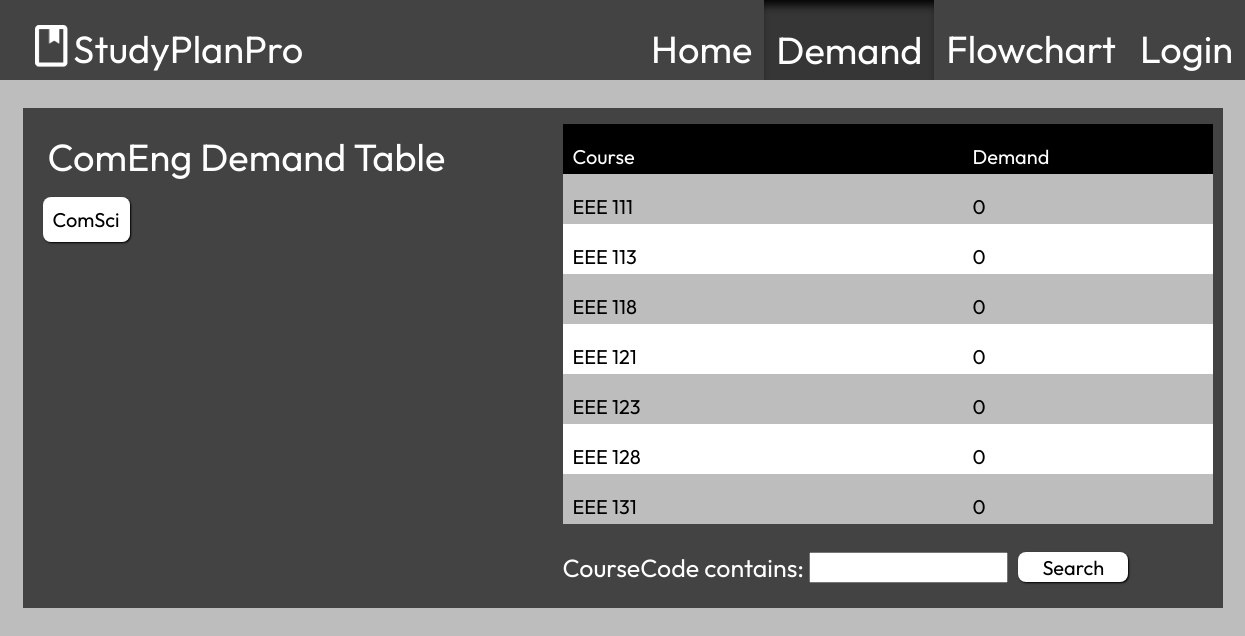
/demand/comeng/, run on an earlier commit of the app's database.
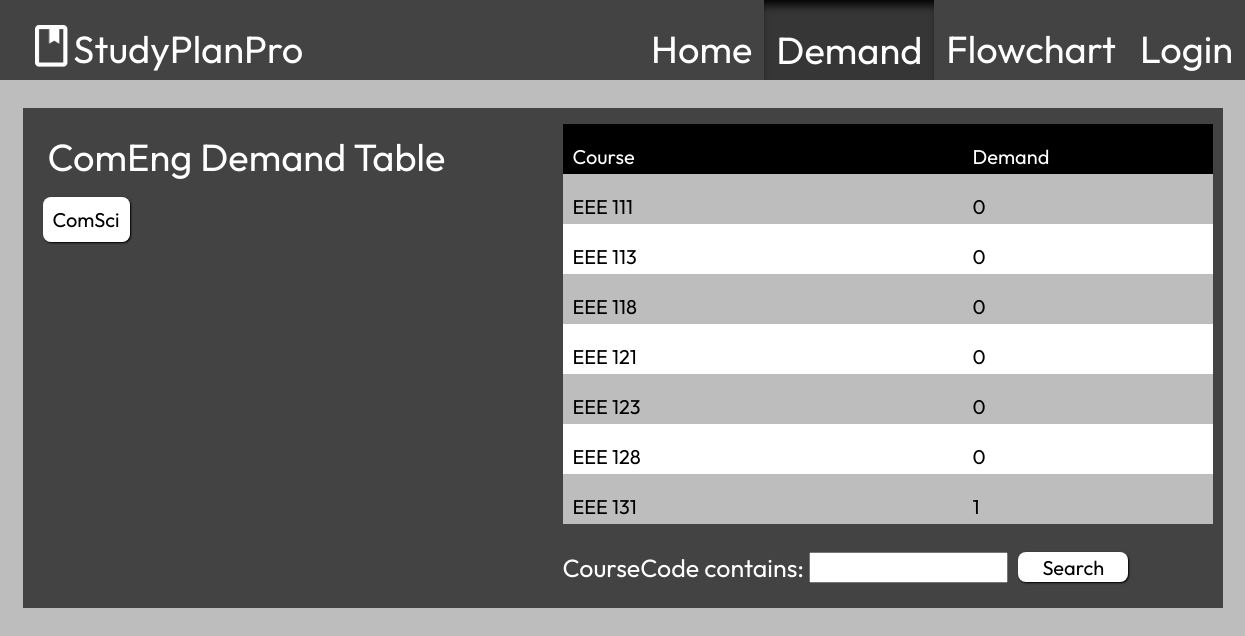
And on a later commit of the database.
### home/models.py (models this page shows, shortened)
class Course(models.Model):
    courseCode = models.CharField(max_length=30)
    courseTitle = models.CharField(max_length=100)
    shortDescription = models.CharField(max_length=500, blank=True)
    coursePrereq = models.ManyToManyField('self', blank=True, symmetrical=False, related_name="CoursePrereq")
    courseCoreq = models.ManyToManyField('self', blank=True, symmetrical=False, related_name="CourseCoreq")
    nominalCourseDifficultyReview = models.IntegerField(default=3, validators=[MinValueValidator(1), MaxValueValidator(5)])
    courseDemand = models.IntegerField(default=0)

### demand2/views.py (the view)
# urls.py: path('', views.view_demand, name="demand"),
def view_demand(request):
     if request.method == 'POST':
          course_review = request.POST['review_input']
          course = request.POST.get('review_course')
          course = Course.objects.get(courseCode=course)
          new_review = CourseReview(course=course, courseReview=course_review)
          new_review.save()
     course_list = Course.objects.filter(courseCode__startswith = "EEE") | Course.objects.filter(courseCode__startswith = 'CoE')           # FOR DATABASE FUNCTIONALITY
     searched_course = CourseFilter(request.GET, queryset=course_list)
     course_list = searched_course.qs
     context = {
          'course_list': course_list,
          'searched_course': searched_course
     }
     return render(request, 'demand2page.html', context)

### demand2/templates/demand2page.html (shortened to what this page needs)
<!DOCTYPE html>
<html>
    <head>
        {% load static %}
        {% load socialaccount %}
        <link href="{% static 'demand2_style.css' %}" rel="stylesheet"/>
    </head>
    <body>
        <div class="header">
            <img id="logo" src="{% static 'images/logo.png' %}">
            <h1 style="padding-left: 5px;">StudyPlanPro</h1>
            <div id="tabs_container">
                <a href="/home/" class="tabs"><h1>Home</h1></a>
                <button class="highlighted_tabs"><h1>Demand</h1></button>
                <a href="/flowchart/comeng/" class="tabs"><h1>Flowchart</h1></a>
                {% if user.is_authenticated %}
                <a href="/home/logout/" class="tabs"><h1>Logout</h1></a>
                {% else %}
                <a href="/home/login/" class="tabs"><h1>Login</h1></a>
                {% endif %}
            </div>
        </div>
        <div class="centered_div" style="padding-top: 100px;">
            <div id="demand_box">
                <div style="height: 200px; width: 500px;">
                    <h1 style="flex: 1; left: 25px; position: relative;">ComEng Demand Table</h1>
                    <a class="gray_button" style="background-color: #ffffff; color: #000000; padding: 10px; margin-left: 20px;" href="/demand/cs">ComSci</a>
                </div>
                <div id="list_container">
                    <ul id="list_header"><li class="demtable" style="background-color: #000000;"><p class="header_kid">Course</p><p class="header_kid">Demand</p></li></ul>
                    <ul id="demtable_full">
                    {% for course in course_list %}
                        <li class="demtable"><p id ="{{ course.courseCode }}" class="course_item" onclick="showinfo('')">
                            {{ course.courseCode }}
                        </p><p class="demand_item">
                            {{ course.courseDemand }}
                        </p></li>
                    {% endfor %}
                    </ul>
                    <form method="get" id="search_input">
                        {{ searched_course.form }}
                        <button type="submit" id="demand_search_btn">Search</button>
                    </form>
                </div>
            </div>
        </div>
    </body>
</html>

What changed in the data, as far as the page shows it:
changed Course "EEE 131": courseDemand "0" → "1"
